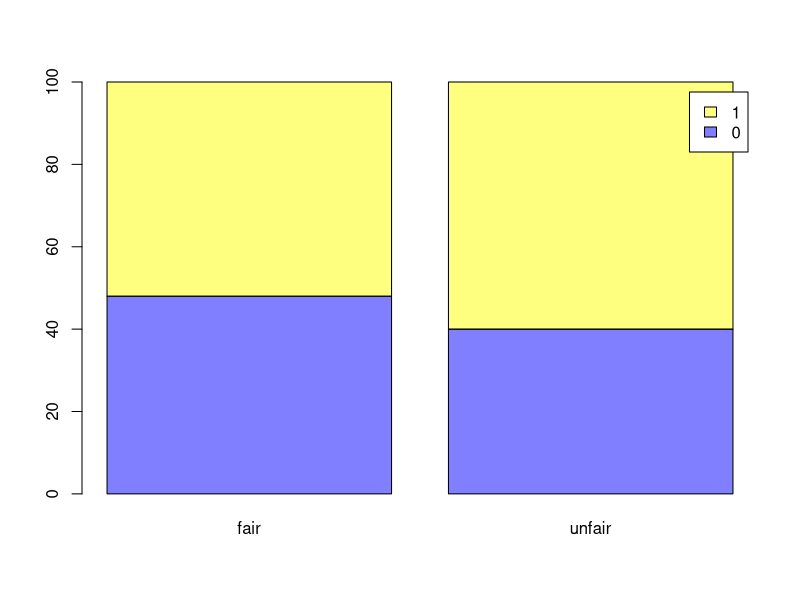
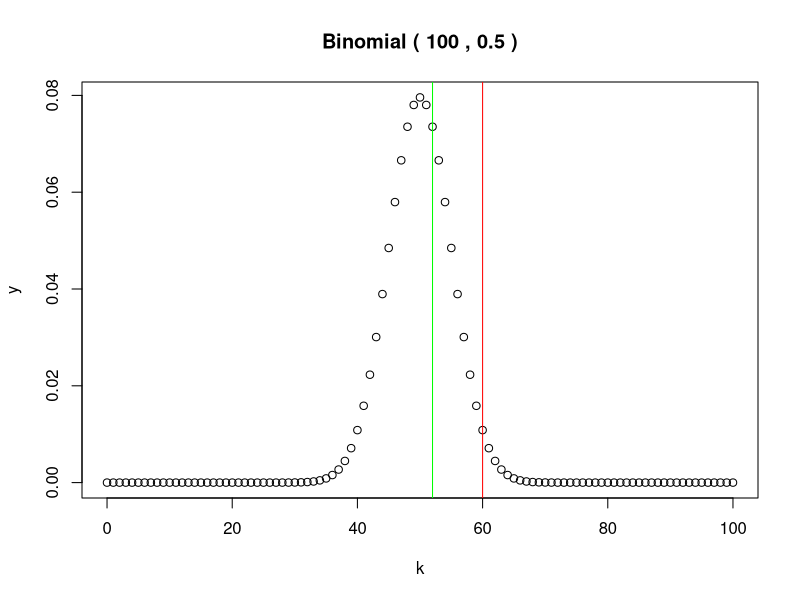
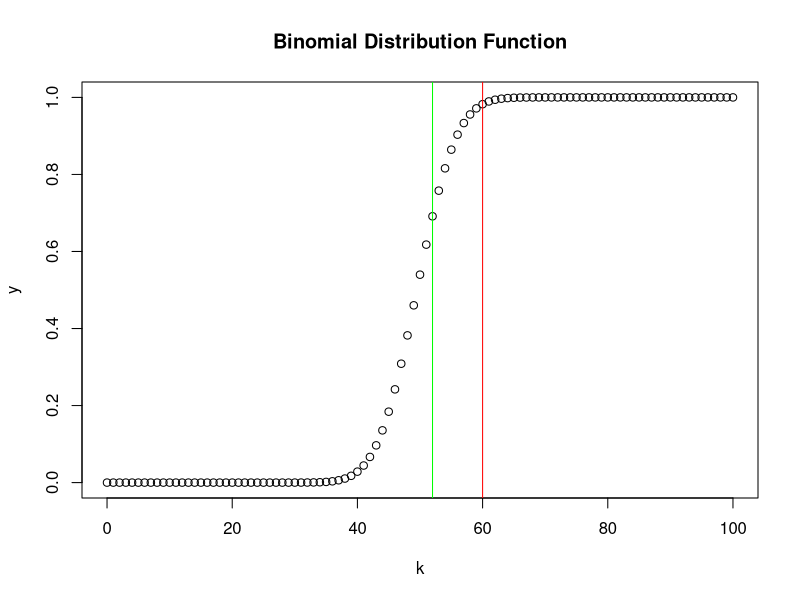
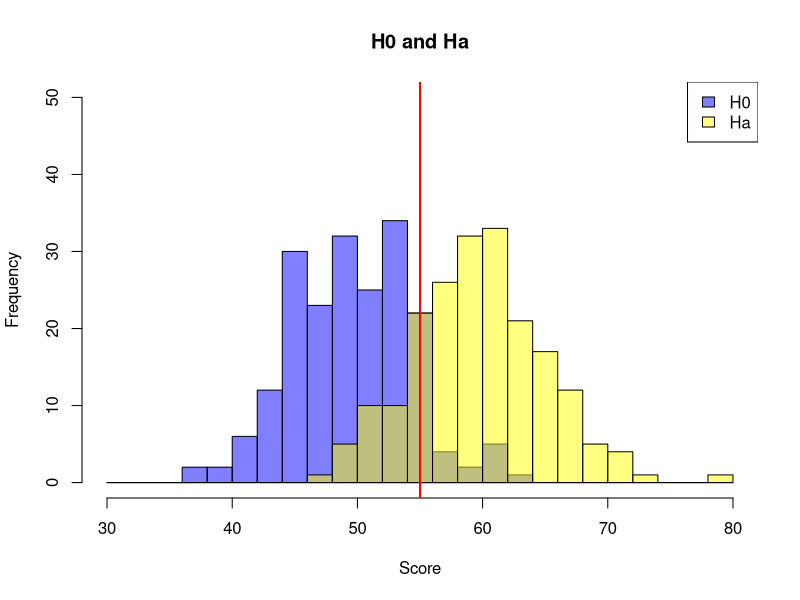
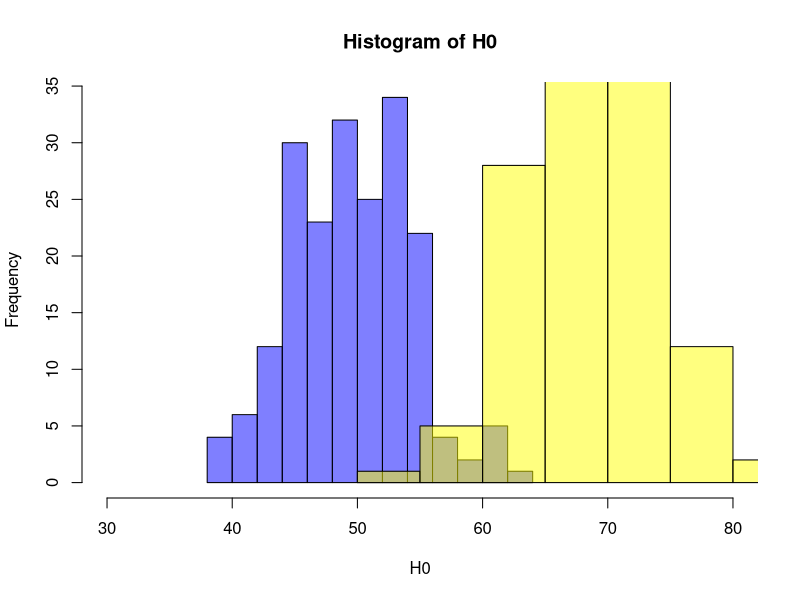
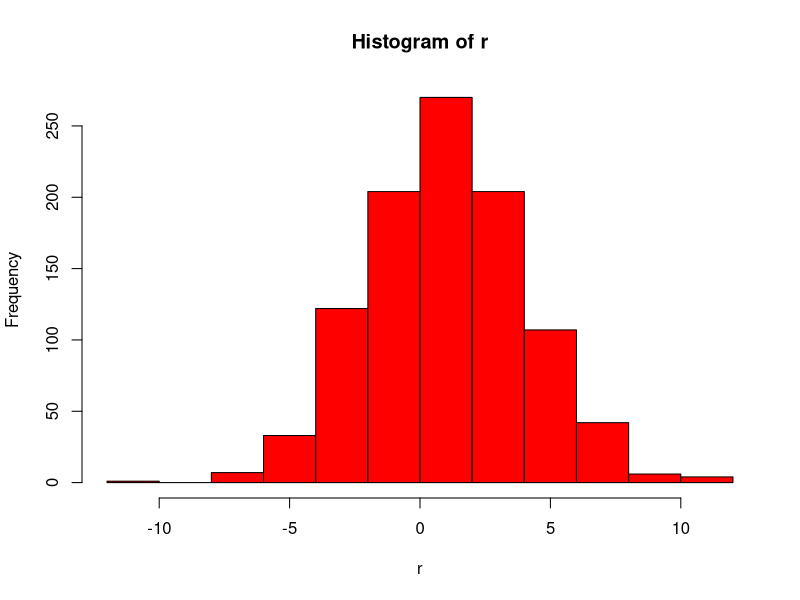

Write the R code that produced these figures, in order.
## ---- chunk 1
coins=c(0,1)  # ~ (tail, head="success")
N=100         # number of throws

# two coins, each thrown N times
fair=sample(coins,N,replace=TRUE)                      # unbiased sampling (fair coin)
unfair=sample(coins,N,replace=TRUE, prob=c(0.4,0.6))   # biased sampling

# generate table of counts
counts=cbind(fair=table(fair),unfair=table(unfair))

# define some (non-default) colors for barplot
myblue=rgb(0,0,1,0.5)
myyell=rgb(1,1,0,0.5)
barplot(counts, col=c(myblue,myyell), legend.text=TRUE)
## ---- chunk 2
fair_head=sum(fair)
unfair_head=sum(unfair)
cat("fair=", fair_head, "unfair=", unfair_head)
## ---- chunk 3
k=0:100
y=dbinom(k, size=N, prob=0.5)
title=paste("Binomial (",N,",",0.5,")")
plot(k,y, main=title)
abline(v=fair_head, col="green") # plot observation from fair coin
abline(v=unfair_head, col="red") # plot observation from unfair coin

# same for cummulative distribution function
y=pbinom(k,size=N,prob=0.5)
plot(k,y, main="Binomial Distribution Function")
abline(v=fair_head, col="green") # plot observation from fair coin
abline(v=unfair_head, col="red") # plot observation from unfair coin
## ---- chunk 4
pf=pbinom(fair_head-1,   size=100, prob=0.5, lower.tail=FALSE)   # why "fair_head - 1" ?
pu=pbinom(unfair_head-1, size=100, prob=0.5, lower.tail=FALSE) 
cat("p(fair)=", pf, "p(unfair)=", pu)
## ---- chunk 5
# as above: is the number of heads greater than expected by chance
bt=binom.test(unfair_head, 100, 0.5, alternative="greater")  
bt$p.value

# two.sided: is the number of heads higher or lower than expected by chance
bt=binom.test(unfair_head, 100, 0.5, alternative="two.sided") 
bt$p.value  # here: = 2 x one-sided (because of symmetry for prob=0.5)

# binom.test() returns more information 
# e.g. 95% confidence interval for success probability
bt$conf.int  # does the confidence interval include p=0.5?
## ---- chunk 6
NR=200
#1. generate number of heads from NR experiments
H0 = rbinom(NR, size=N, prob=0.5)

#2. convert vector H0 to vector of p-values
p0 = pbinom(H0-1, size=N, prob=0.5, lower.tail=FALSE) 

head(sort(p0)) # some p-values are small

# discretization of surprisal (acceptance/rejection). R. Fisher would not have done this.
table(p0 < 0.05)
## ---- chunk 7
Ha=rbinom(NR, size=N, prob=0.6)
## ---- chunk 8
# set up some graphics parameters for convenience
br=seq(30,80,2)

# plot histograms
hist(H0, breaks=br, col= myblue, xlim=c(30,80), ylim=c(0,50), xlab= "Score", main="H0 and Ha")
hist(Ha, breaks=br, col= myyell, add=TRUE)
legend("topright", c("H0","Ha"), fill=c(myblue,myyell))

# illustrate some (arbitrary) threshold
thresh=55
abline(v=thresh,lwd=2,col="red")
## ---- chunk 9
d1 = data.frame(test=H0, coin="H0")
d2 = data.frame(test=Ha, coin="Ha")
df = rbind(d1,d2)

contigencyTable = function(df,thresh) { 

  df$test=ifelse(df$test<thresh, "H0", "Ha")
  C=table(df)
  
  # Type1 = FPR = FP/[FP+TN] = 1 - Specificity = Pr (reject|H0)
  Type1=C["Ha", "H0"] / (C["Ha", "H0"] + C["H0", "H0"])

  # Type2 = FNR = FN/[TP+FN] = 1 - Sensitivity = 1 - power = 1 - recall = Pr(accept|Ha)
  Type2=C["H0", "Ha"] / (C["H0", "Ha"] + C["Ha", "Ha"])

  # PPV = TP/[TP + FP] = 1 - FDR = Pr(Ha|reject)
  PPV=C["Ha", "Ha"] / (C["Ha", "Ha"] + C["Ha", "H0"])

  # FDR = FP/[TP + FP] = 1 - PPV = Pr(H0|reject)
  FDR=C["Ha", "H0"] / (C["Ha", "Ha"] + C["Ha", "H0"])
  
  show(C)
  cat("thresh=",thresh,"Type1=",Type1,"Type2=",Type2,"power=",1-Type2,"FDR=",FDR)
}

contigencyTable(df,thresh=55)
contigencyTable(df,thresh=65)

# Increasing the bias (effect size)
Ha=rbinom(NR, size=N, prob=0.7)
d1 = data.frame(test=H0, coin="H0")
d2 = data.frame(test=Ha, coin="Ha")
hist(H0, xlim=c(30,80), col=myblue)
hist(Ha, col=myyell,add=TRUE)
contigencyTable(rbind(d1,d2), thresh=55)
## ---- chunk 10
x=rnorm(100)
d=dnorm(-10:10)
p=pnorm(-10:10)
## ---- chunk 11
r=rnorm(1000,mean=1,sd=3)
hist(r, col="red")
